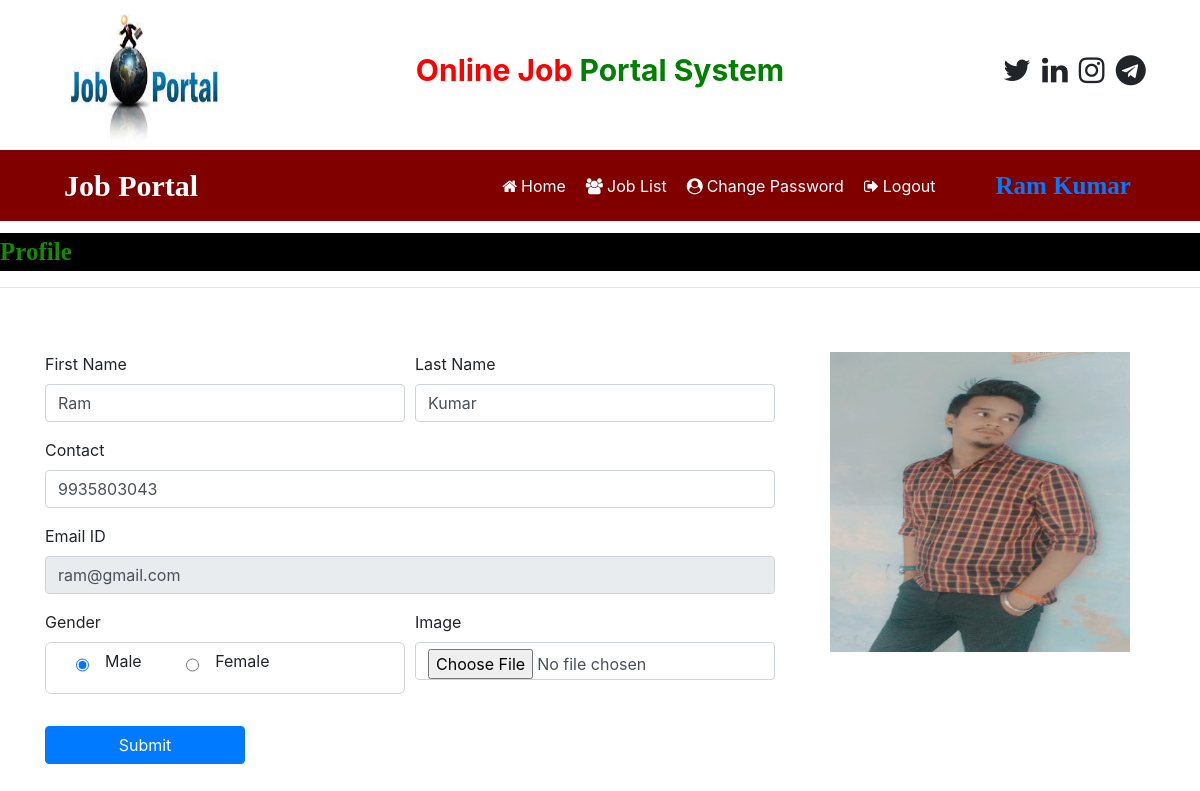
The page /user_home (signed in) on the database its author committed.
### job/models.py (models this page shows, shortened)
class StudentUser(models.Model):
    user = models.ForeignKey(User,on_delete=models.CASCADE)
    mobile = models.CharField(max_length=150,null=True)
    image = models.FileField(null=True)
    gender = models.CharField(max_length=250,null=True)
    type = models.CharField(max_length=130,null=True)

### job/views.py (the view, shortened to what this page needs)
# urls.py: path('user_home',  user_home,  name="user_home"),
def user_home(request):
    if not request.user.is_authenticated:
        return redirect('user_login')
    user = request.user
    student = StudentUser.objects.get(user=user)
    error = ""
    d = {'student':student,'error':error}
    return render(request,'user_home.html',d)

### job/templates/user_home.html (shortened to what this page needs)
{% load static %}
{% block body %}
{% include 'user_navigation.html' %}
<marquee style="font-family : 'Monotype Corsiva'; font-size:25px ; color : rgb(21, 139, 0) ; background-color : black ;font-weight: bold ; margin-top : 1%">
    Profile
</marquee>
<hr>
<div class="container">
    <div class="row">
        <div class="col-sm-8">
<form class="mt-5" name="signup" method="post" enctype="multipart/form-data">
    <div class="form-row">
        <div class="form-group col-md-6">
            <label>First Name</label>
            <input type="text" class="form-control" name="fname" value="{{student.user.first_name}}" required>
        </div>
        <div class="form-group col-md-6">
            <label>Last Name</label>
            <input type="text" class="form-control" name="lname" value="{{student.user.last_name}}"  >
        </div>
    </div>
    <div class="form-row">
        <div class="form-group col-md-12">
            <label>Contact</label>
            <input type="text" class="form-control" name="contact" value="{{student.mobile}}" required >
        </div>
    </div>
    <div class="form-row">
        <div class="form-group col-md-12">
            <label>Email ID</label>
            <input type="email" class="form-control" name="email" value="{{student.user.username}}"  readonly >
        </div>
    </div>
    <div class="form-row">
        <div class="form-group col-md-6">
                <label>Gender</label>
                {% if student.gender == "Male" %}
            <div style="border: 1px solid lightgrey; padding : 6px ; border-radius: 6px; ">
             <div class="custom-control custom-radio custom-control-inline">
                 <input type="radio" id="customRadioInline1" name="gender" class="custom-control-inline" value="Male" checked>
                 <label class="custom-control-lable" for="customRadioInline1">Male</label>
             </div>
             <div class="custom-control custom-radio custom-control-inline">
                <input type="radio" id="customRadioInline2" name="gender" class="custom-control-inline" value="Female">
                <label class="custom-control-lable" for="customRadioInline1">Female</label>
            </div>
        </div>
       {% endif %}
        </div>
        <div class="form-group col-md-6">
            <label>Image</label>
            <input type="file" class="form-control" name="image"  >
        </div>
    </div>
    <input type="submit" value="Submit" class="btn btn-primary my-3" style="width: 200px;">
</form>
         </div>
    <div class="col-sm-4 mt-5 text-center">
        <img src="{{student.image.url}}" width="300px" height="300px">
    </div>
    </div>
</div>
{% endblock %}

### job/templates/user_navigation.html (shortened to what this page needs)
<html>
    <head>
        {% load static %}
  <link rel="stylesheet" href="https://cdn.jsdelivr.net/npm/bootstrap@4.6.1/dist/css/bootstrap.min.css">
  <link rel="stylesheet" href="https://cdnjs.cloudflare.com/ajax/libs/font-awesome/4.7.0/css/font-awesome.min.css">
    </head>
    <body>
        <div class="container">
             <div class="row">
                <div class="col-sm-3">
                   <img src="{% static 'images/v1.jpg' %}"  style="width:180px;height:150px"  >
                </div>
                <div class="col-sm-6 mt-5 text-center">
                     <span style="font-weight: bold; font-size : 30px">
                        <span style="color : red">Online Job</span>
                        <span style="color : green">Portal System</span>
                     </span>
                 </div>
                 <div class="col-sm-3 mt-5" style = "padding-left: 10%">
                    <span style="font-weight: bold; font-size: 30px">
                        <span><i class="fa fa-twitter pl-1"></i></span>
                        <span><i class="fa fa-linkedin pl-1"></i></span>
                        <span><i class="fa fa-instagram pl-1"></i></span>
                        <span><i class="fa fa-telegram pl-1"></i></span>
                    </span>
                 </div>
             </div>
        </div>
        <nav class="navbar navbar-expand-sm" style="background-color: maroon">
            <a class="navbar-brand text-white pl-5 font-weight-bold" style="font-family:'Monotype Corsiva'; font-size:30px">Job Portal</a>
            <ul class="navbar-nav">
                <li class="nav-item">
                    <a class="nav-link" href="{% url 'user_home' %}"style='margin-left:280px'><i class="fa fa-home mr-1"></i>Home</a>
                </li>
                <li class="nav-item">
                <a class="nav-link {% if request.path == '/user_latestjobs' %} active {% endif %}" href="{% url 'user_latestjobs' %}"><i class="fa fa-users mr-1"></i>Job List</a>
                </li>
                <li class="nav-item">
                    <a class="nav-link {% if request.path == '/change_passworduser' %} active {% endif %}" href="{% url 'change_passworduser' %}"><i class="fa fa-user-circle mr-1"></i>Change Password</a>
                </li>
                <li class="nav-item">
                    <a class="nav-link" href="{% url 'Logout' %}"> <i class="fa fa-sign-out mr-1"></i>Logout</a>
                </li>
            </ul>
            <a class="navbar-brand text-chartreuse pl-5 font-weight-bold" style="font-family:'Monotype Corsiva'; font-size:25px ; margin-right: 34px;">{{request.user.first_name}} {{request.user.last_name}}</a>
        </nav>
    </body>
</html>

### job/templates/user_navigation.html (style rules this page uses)
.nav-link { color: white !important; margin-right: 4px; }

### rows shown on the page
StudentUser: fname "Ram", lname "Kumar", contact "9935803043", email "ram@gmail.com", image (picture)

### other values the page prints
{{ request.user.first_name }} "Ram"
{{ request.user.last_name }} "Kumar"
